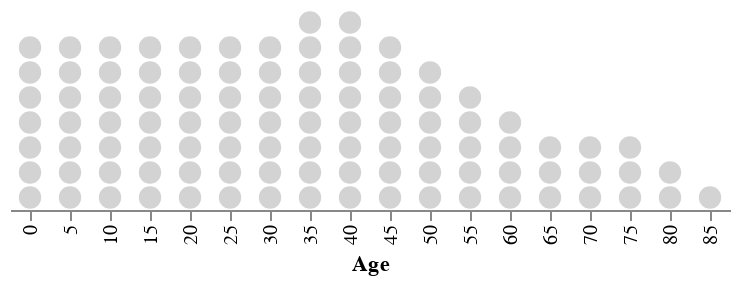

Here is the notebook cell this chart was saved with:
### Code cell
alt.Chart(exploded[exploded['Year']==2000]).mark_circle(opacity=1,size=125,color='lightgray').transform_window(
    id='rank()',
    groupby=['Age']
).encode(
    alt.X('Age:O'),
    alt.Y('id:O',
          axis=None,
          sort='descending')
).properties(height=100).configure_view(
    strokeWidth=0
)

### Figure 1 — Vega-Lite specification as saved in the notebook (floating-point values rounded to 4 significant figures)
{"config": {"view": {"continuousWidth": 400, "continuousHeight": 300, "strokeWidth": 0}}, "data": {"name": "data-37976a60df651bb7986dfc7a885ca7b8"}, "mark": {"type": "circle", "color": "lightgray", "opacity": 1, "size": 125}, "encoding": {"x": {"field": "Age", "type": "ordinal"}, "y": {"axis": null, "field": "id", "sort": "descending", "type": "ordinal"}}, "height": 100, "transform": [{"window": [{"op": "rank", "field": "", "as": "id"}], "groupby": ["Age"]}], "$schema": "https://vega.github.io/schema/vega-lite/v5.2.0.json", "datasets": {"data-37976a60df651bb7986dfc7a885ca7b8": [{"Age": 0, "Year": 2000, "Sex": 3, "People": 19046094, "no_csum": 19046094, "norm": 0.06768, "norm_pop": 0.8241, "people_per_hundred": 7.0}, {"Age": 0, "Year": 2000, "Sex": 3, "People": 19046094, "no_csum": 19046094, "norm": 0.06768, "norm_pop": 0.8241, "people_per_hundred": 7.0}, {"Age": 0, "Year": 2000, "Sex": 3, "People": 19046094, "no_csum": 19046094, "norm": 0.06768, "norm_pop": 0.8241, "people_per_hundred": 7.0}, {"Age": 0, "Year": 2000, "Sex": 3, "People": 19046094, "no_csum": 19046094, "norm": 0.06768, "norm_pop": 0.8241, "people_per_hundred": 7.0}, {"Age": 0, "Year": 2000, "Sex": 3, "People": 19046094, "no_csum": 19046094, "norm": 0.06768, "norm_pop": 0.8241, "people_per_hundred": 7.0}, {"Age": 0, "Year": 2000, "Sex": 3, "People": 19046094, "no_csum": 19046094, "norm": 0.06768, "norm_pop": 0.8241, "people_per_hundred": 7.0}, {"Age": 0, "Year": 2000, "Sex": 3, "People": 19046094, "no_csum": 19046094, "norm": 0.06768, "norm_pop": 0.8241, "people_per_hundred": 7.0}, {"Age": 5, "Year": 2000, "Sex": 3, "People": 20621710, "no_csum": 39667804, "norm": 0.141, "norm_pop": 0.8923, "people_per_hundred": 7.0}, {"Age": 5, "Year": 2000, "Sex": 3, "People": 20621710, "no_csum": 39667804, "norm": 0.141, "norm_pop": 0.8923, "people_per_hundred": 7.0}, {"Age": 5, "Year": 2000, "Sex": 3, "People": 20621710, "no_csum": 39667804, "norm": 0.141, "norm_pop": 0.8923, "people_per_hundred": 7.0}, {"Age": 5, "Year": 2000, "Sex": 3, "People": 20621710, "no_csum": 39667804, "norm": 0.141, "norm_pop": 0.8923, "people_per_hundred": 7.0}, {"Age": 5, "Year": 2000, "Sex": 3, "People": 20621710, "no_csum": 39667804, "norm": 0.141, "norm_pop": 0.8923, "people_per_hundred": 7.0}, {"Age": 5, "Year": 2000, "Sex": 3, "People": 20621710, "no_csum": 39667804, "norm": 0.141, "norm_pop": 0.8923, "people_per_hundred": 7.0}, {"Age": 5, "Year": 2000, "Sex": 3, "People": 20621710, "no_csum": 39667804, "norm": 0.141, "norm_pop": 0.8923, "people_per_hundred": 7.0}, {"Age": 10, "Year": 2000, "Sex": 3, "People": 20585757, "no_csum": 60253561, "norm": 0.2141, "norm_pop": 0.8907, "people_per_hundred": 7.0}, {"Age": 10, "Year": 2000, "Sex": 3, "People": 20585757, "no_csum": 60253561, "norm": 0.2141, "norm_pop": 0.8907, "people_per_hundred": 7.0}, {"Age": 10, "Year": 2000, "Sex": 3, "People": 20585757, "no_csum": 60253561, "norm": 0.2141, "norm_pop": 0.8907, "people_per_hundred": 7.0}, {"Age": 10, "Year": 2000, "Sex": 3, "People": 20585757, "no_csum": 60253561, "norm": 0.2141, "norm_pop": 0.8907, "people_per_hundred": 7.0}, {"Age": 10, "Year": 2000, "Sex": 3, "People": 20585757, "no_csum": 60253561, "norm": 0.2141, "norm_pop": 0.8907, "people_per_hundred": 7.0}, {"Age": 10, "Year": 2000, "Sex": 3, "People": 20585757, "no_csum": 60253561, "norm": 0.2141, "norm_pop": 0.8907, "people_per_hundred": 7.0}, {"Age": 10, "Year": 2000, "Sex": 3, "People": 20585757, "no_csum": 60253561, "norm": 0.2141, "norm_pop": 0.8907, "people_per_hundred": 7.0}, {"Age": 15, "Year": 2000, "Sex": 3, "People": 19930088, "no_csum": 80183649, "norm": 0.2849, "norm_pop": 0.8624, "people_per_hundred": 7.0}, {"Age": 15, "Year": 2000, "Sex": 3, "People": 19930088, "no_csum": 80183649, "norm": 0.2849, "norm_pop": 0.8624, "people_per_hundred": 7.0}, {"Age": 15, "Year": 2000, "Sex": 3, "People": 19930088, "no_csum": 80183649, "norm": 0.2849, "norm_pop": 0.8624, "people_per_hundred": 7.0}, {"Age": 15, "Year": 2000, "Sex": 3, "People": 19930088, "no_csum": 80183649, "norm": 0.2849, "norm_pop": 0.8624, "people_per_hundred": 7.0}, {"Age": 15, "Year": 2000, "Sex": 3, "People": 19930088, "no_csum": 80183649, "norm": 0.2849, "norm_pop": 0.8624, "people_per_hundred": 7.0}, {"Age": 15, "Year": 2000, "Sex": 3, "People": 19930088, "no_csum": 80183649, "norm": 0.2849, "norm_pop": 0.8624, "people_per_hundred": 7.0}, {"Age": 15, "Year": 2000, "Sex": 3, "People": 19930088, "no_csum": 80183649, "norm": 0.2849, "norm_pop": 0.8624, "people_per_hundred": 7.0}, {"Age": 20, "Year": 2000, "Sex": 3, "People": 19055559, "no_csum": 99239208, "norm": 0.3526, "norm_pop": 0.8245, "people_per_hundred": 7.0}, {"Age": 20, "Year": 2000, "Sex": 3, "People": 19055559, "no_csum": 99239208, "norm": 0.3526, "norm_pop": 0.8245, "people_per_hundred": 7.0}, {"Age": 20, "Year": 2000, "Sex": 3, "People": 19055559, "no_csum": 99239208, "norm": 0.3526, "norm_pop": 0.8245, "people_per_hundred": 7.0}, {"Age": 20, "Year": 2000, "Sex": 3, "People": 19055559, "no_csum": 99239208, "norm": 0.3526, "norm_pop": 0.8245, "people_per_hundred": 7.0}, {"Age": 20, "Year": 2000, "Sex": 3, "People": 19055559, "no_csum": 99239208, "norm": 0.3526, "norm_pop": 0.8245, "people_per_hundred": 7.0}, {"Age": 20, "Year": 2000, "Sex": 3, "People": 19055559, "no_csum": 99239208, "norm": 0.3526, "norm_pop": 0.8245, "people_per_hundred": 7.0}, {"Age": 20, "Year": 2000, "Sex": 3, "People": 19055559, "no_csum": 99239208, "norm": 0.3526, "norm_pop": 0.8245, "people_per_hundred": 7.0}, {"Age": 25, "Year": 2000, "Sex": 3, "People": 19178000, "no_csum": 118417208, "norm": 0.4208, "norm_pop": 0.8298, "people_per_hundred": 7.0}, {"Age": 25, "Year": 2000, "Sex": 3, "People": 19178000, "no_csum": 118417208, "norm": 0.4208, "norm_pop": 0.8298, "people_per_hundred": 7.0}, {"Age": 25, "Year": 2000, "Sex": 3, "People": 19178000, "no_csum": 118417208, "norm": 0.4208, "norm_pop": 0.8298, "people_per_hundred": 7.0}, {"Age": 25, "Year": 2000, "Sex": 3, "People": 19178000, "no_csum": 118417208, "norm": 0.4208, "norm_pop": 0.8298, "people_per_hundred": 7.0}, {"Age": 25, "Year": 2000, "Sex": 3, "People": 19178000, "no_csum": 118417208, "norm": 0.4208, "norm_pop": 0.8298, "people_per_hundred": 7.0}, {"Age": 25, "Year": 2000, "Sex": 3, "People": 19178000, "no_csum": 118417208, "norm": 0.4208, "norm_pop": 0.8298, "people_per_hundred": 7.0}, {"Age": 25, "Year": 2000, "Sex": 3, "People": 19178000, "no_csum": 118417208, "norm": 0.4208, "norm_pop": 0.8298, "people_per_hundred": 7.0}, {"Age": 30, "Year": 2000, "Sex": 3, "People": 20325175, "no_csum": 138742383, "norm": 0.493, "norm_pop": 0.8795, "people_per_hundred": 7.0}, {"Age": 30, "Year": 2000, "Sex": 3, "People": 20325175, "no_csum": 138742383, "norm": 0.493, "norm_pop": 0.8795, "people_per_hundred": 7.0}, {"Age": 30, "Year": 2000, "Sex": 3, "People": 20325175, "no_csum": 138742383, "norm": 0.493, "norm_pop": 0.8795, "people_per_hundred": 7.0}, {"Age": 30, "Year": 2000, "Sex": 3, "People": 20325175, "no_csum": 138742383, "norm": 0.493, "norm_pop": 0.8795, "people_per_hundred": 7.0}, {"Age": 30, "Year": 2000, "Sex": 3, "People": 20325175, "no_csum": 138742383, "norm": 0.493, "norm_pop": 0.8795, "people_per_hundred": 7.0}, {"Age": 30, "Year": 2000, "Sex": 3, "People": 20325175, "no_csum": 138742383, "norm": 0.493, "norm_pop": 0.8795, "people_per_hundred": 7.0}, {"Age": 30, "Year": 2000, "Sex": 3, "People": 20325175, "no_csum": 138742383, "norm": 0.493, "norm_pop": 0.8795, "people_per_hundred": 7.0}, {"Age": 35, "Year": 2000, "Sex": 3, "People": 23110829, "no_csum": 161853212, "norm": 0.5751, "norm_pop": 1.0, "people_per_hundred": 8.0}, {"Age": 35, "Year": 2000, "Sex": 3, "People": 23110829, "no_csum": 161853212, "norm": 0.5751, "norm_pop": 1.0, "people_per_hundred": 8.0}, {"Age": 35, "Year": 2000, "Sex": 3, "People": 23110829, "no_csum": 161853212, "norm": 0.5751, "norm_pop": 1.0, "people_per_hundred": 8.0}, {"Age": 35, "Year": 2000, "Sex": 3, "People": 23110829, "no_csum": 161853212, "norm": 0.5751, "norm_pop": 1.0, "people_per_hundred": 8.0}, {"Age": 35, "Year": 2000, "Sex": 3, "People": 23110829, "no_csum": 161853212, "norm": 0.5751, "norm_pop": 1.0, "people_per_hundred": 8.0}, {"Age": 35, "Year": 2000, "Sex": 3, "People": 23110829, "no_csum": 161853212, "norm": 0.5751, "norm_pop": 1.0, "people_per_hundred": 8.0}, {"Age": 35, "Year": 2000, "Sex": 3, "People": 23110829, "no_csum": 161853212, "norm": 0.5751, "norm_pop": 1.0, "people_per_hundred": 8.0}, {"Age": 35, "Year": 2000, "Sex": 3, "People": 23110829, "no_csum": 161853212, "norm": 0.5751, "norm_pop": 1.0, "people_per_hundred": 8.0}, {"Age": 40, "Year": 2000, "Sex": 3, "People": 22808830, "no_csum": 184662042, "norm": 0.6562, "norm_pop": 0.9869, "people_per_hundred": 8.0}, {"Age": 40, "Year": 2000, "Sex": 3, "People": 22808830, "no_csum": 184662042, "norm": 0.6562, "norm_pop": 0.9869, "people_per_hundred": 8.0}, {"Age": 40, "Year": 2000, "Sex": 3, "People": 22808830, "no_csum": 184662042, "norm": 0.6562, "norm_pop": 0.9869, "people_per_hundred": 8.0}, {"Age": 40, "Year": 2000, "Sex": 3, "People": 22808830, "no_csum": 184662042, "norm": 0.6562, "norm_pop": 0.9869, "people_per_hundred": 8.0}, {"Age": 40, "Year": 2000, "Sex": 3, "People": 22808830, "no_csum": 184662042, "norm": 0.6562, "norm_pop": 0.9869, "people_per_hundred": 8.0}, {"Age": 40, "Year": 2000, "Sex": 3, "People": 22808830, "no_csum": 184662042, "norm": 0.6562, "norm_pop": 0.9869, "people_per_hundred": 8.0}, {"Age": 40, "Year": 2000, "Sex": 3, "People": 22808830, "no_csum": 184662042, "norm": 0.6562, "norm_pop": 0.9869, "people_per_hundred": 8.0}, {"Age": 40, "Year": 2000, "Sex": 3, "People": 22808830, "no_csum": 184662042, "norm": 0.6562, "norm_pop": 0.9869, "people_per_hundred": 8.0}, {"Age": 45, "Year": 2000, "Sex": 3, "People": 20186259, "no_csum": 204848301, "norm": 0.7279, "norm_pop": 0.8735, "people_per_hundred": 7.0}, {"Age": 45, "Year": 2000, "Sex": 3, "People": 20186259, "no_csum": 204848301, "norm": 0.7279, "norm_pop": 0.8735, "people_per_hundred": 7.0}, {"Age": 45, "Year": 2000, "Sex": 3, "People": 20186259, "no_csum": 204848301, "norm": 0.7279, "norm_pop": 0.8735, "people_per_hundred": 7.0}, {"Age": 45, "Year": 2000, "Sex": 3, "People": 20186259, "no_csum": 204848301, "norm": 0.7279, "norm_pop": 0.8735, "people_per_hundred": 7.0}, {"Age": 45, "Year": 2000, "Sex": 3, "People": 20186259, "no_csum": 204848301, "norm": 0.7279, "norm_pop": 0.8735, "people_per_hundred": 7.0}, {"Age": 45, "Year": 2000, "Sex": 3, "People": 20186259, "no_csum": 204848301, "norm": 0.7279, "norm_pop": 0.8735, "people_per_hundred": 7.0}, {"Age": 45, "Year": 2000, "Sex": 3, "People": 20186259, "no_csum": 204848301, "norm": 0.7279, "norm_pop": 0.8735, "people_per_hundred": 7.0}, {"Age": 50, "Year": 2000, "Sex": 3, "People": 17419067, "no_csum": 222267368, "norm": 0.7898, "norm_pop": 0.7537, "people_per_hundred": 6.0}, {"Age": 50, "Year": 2000, "Sex": 3, "People": 17419067, "no_csum": 222267368, "norm": 0.7898, "norm_pop": 0.7537, "people_per_hundred": 6.0}, {"Age": 50, "Year": 2000, "Sex": 3, "People": 17419067, "no_csum": 222267368, "norm": 0.7898, "norm_pop": 0.7537, "people_per_hundred": 6.0}, {"Age": 50, "Year": 2000, "Sex": 3, "People": 17419067, "no_csum": 222267368, "norm": 0.7898, "norm_pop": 0.7537, "people_per_hundred": 6.0}, {"Age": 50, "Year": 2000, "Sex": 3, "People": 17419067, "no_csum": 222267368, "norm": 0.7898, "norm_pop": 0.7537, "people_per_hundred": 6.0}, {"Age": 50, "Year": 2000, "Sex": 3, "People": 17419067, "no_csum": 222267368, "norm": 0.7898, "norm_pop": 0.7537, "people_per_hundred": 6.0}, {"Age": 55, "Year": 2000, "Sex": 3, "People": 13380350, "no_csum": 235647718, "norm": 0.8374, "norm_pop": 0.579, "people_per_hundred": 5.0}, {"Age": 55, "Year": 2000, "Sex": 3, "People": 13380350, "no_csum": 235647718, "norm": 0.8374, "norm_pop": 0.579, "people_per_hundred": 5.0}, {"Age": 55, "Year": 2000, "Sex": 3, "People": 13380350, "no_csum": 235647718, "norm": 0.8374, "norm_pop": 0.579, "people_per_hundred": 5.0}, {"Age": 55, "Year": 2000, "Sex": 3, "People": 13380350, "no_csum": 235647718, "norm": 0.8374, "norm_pop": 0.579, "people_per_hundred": 5.0}, {"Age": 55, "Year": 2000, "Sex": 3, "People": 13380350, "no_csum": 235647718, "norm": 0.8374, "norm_pop": 0.579, "people_per_hundred": 5.0}, {"Age": 60, "Year": 2000, "Sex": 3, "People": 10792360, "no_csum": 246440078, "norm": 0.8757, "norm_pop": 0.467, "people_per_hundred": 4.0}, {"Age": 60, "Year": 2000, "Sex": 3, "People": 10792360, "no_csum": 246440078, "norm": 0.8757, "norm_pop": 0.467, "people_per_hundred": 4.0}, {"Age": 60, "Year": 2000, "Sex": 3, "People": 10792360, "no_csum": 246440078, "norm": 0.8757, "norm_pop": 0.467, "people_per_hundred": 4.0}, {"Age": 60, "Year": 2000, "Sex": 3, "People": 10792360, "no_csum": 246440078, "norm": 0.8757, "norm_pop": 0.467, "people_per_hundred": 4.0}, {"Age": 65, "Year": 2000, "Sex": 3, "People": 9258407, "no_csum": 255698485, "norm": 0.9086, "norm_pop": 0.4006, "people_per_hundred": 3.0}, {"Age": 65, "Year": 2000, "Sex": 3, "People": 9258407, "no_csum": 255698485, "norm": 0.9086, "norm_pop": 0.4006, "people_per_hundred": 3.0}, {"Age": 65, "Year": 2000, "Sex": 3, "People": 9258407, "no_csum": 255698485, "norm": 0.9086, "norm_pop": 0.4006, "people_per_hundred": 3.0}, {"Age": 70, "Year": 2000, "Sex": 3, "People": 8977000, "no_csum": 264675485, "norm": 0.9405, "norm_pop": 0.3884, "people_per_hundred": 3.0}, {"Age": 70, "Year": 2000, "Sex": 3, "People": 8977000, "no_csum": 264675485, "norm": 0.9405, "norm_pop": 0.3884, "people_per_hundred": 3.0}, {"Age": 70, "Year": 2000, "Sex": 3, "People": 8977000, "no_csum": 264675485, "norm": 0.9405, "norm_pop": 0.3884, "people_per_hundred": 3.0}, {"Age": 75, "Year": 2000, "Sex": 3, "People": 7268299, "no_csum": 271943784, "norm": 0.9663, "norm_pop": 0.3145, "people_per_hundred": 3.0}, {"Age": 75, "Year": 2000, "Sex": 3, "People": 7268299, "no_csum": 271943784, "norm": 0.9663, "norm_pop": 0.3145, "people_per_hundred": 3.0}, {"Age": 75, "Year": 2000, "Sex": 3, "People": 7268299, "no_csum": 271943784, "norm": 0.9663, "norm_pop": 0.3145, "people_per_hundred": 3.0}, {"Age": 80, "Year": 2000, "Sex": 3, "People": 5124536, "no_csum": 277068320, "norm": 0.9845, "norm_pop": 0.2217, "people_per_hundred": 2.0}, {"Age": 80, "Year": 2000, "Sex": 3, "People": 5124536, "no_csum": 277068320, "norm": 0.9845, "norm_pop": 0.2217, "people_per_hundred": 2.0}, {"Age": 85, "Year": 2000, "Sex": 3, "People": 2951513, "no_csum": 280019833, "norm": 0.995, "norm_pop": 0.1277, "people_per_hundred": 1.0}]}}
